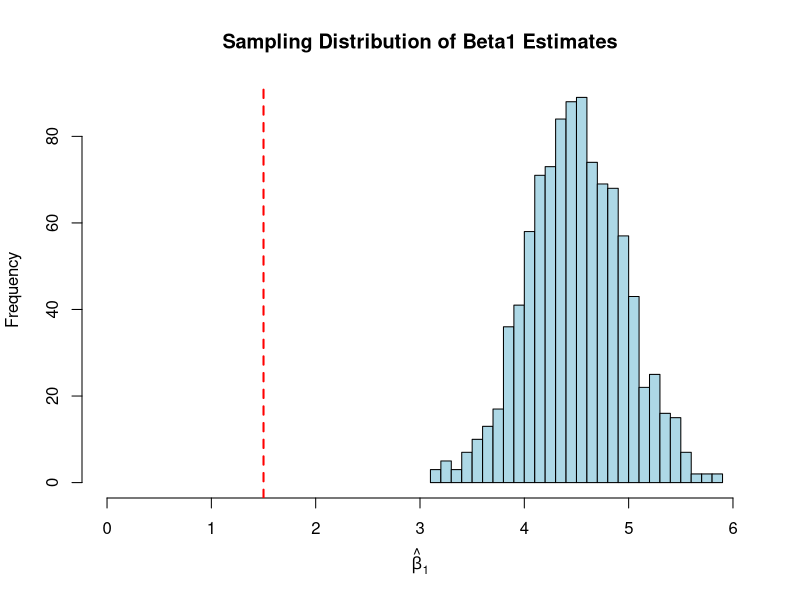

Reproduce this figure in R.
set.seed(123)

n<-50
R<-1000

b0<-1
b1<-1.5
b2<-3
b1_hat<- numeric(R)

for (r in 1:R){
  x1<-rnorm(n,mean=0,sd=1)
  u<-rnorm(n,mean=0,sd=1)
  x2<-x1+rnorm(n,mean=0,sd=1)
  y<-b0+b1*x1+b2*x2+u
  fit<-lm(y~x1)
  b1_hat[r] <- coef(fit)[2]
}

mean(b1_hat)

hist(b1_hat,xlim=c(0,6), breaks = 30, col = "lightblue", main = "Sampling Distribution of Beta1 Estimates",
     xlab = expression(hat(beta)[1]))
abline(v = b1, col = "red", lwd = 2, lty = 2)
